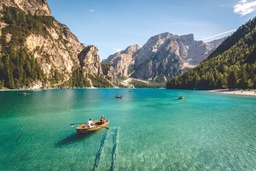
#> input picture lesson17/test.jpg, 256 x 171 px, shrunk from 720 x 480 before the run
$ jupyter execute SeamingCarving.ipynb   (shell and % lines are left out)   (older library calls are emulated)
#> lines starting #> are read from the running program, lines starting #| are printed output that depends on the picture
[cell 1]
import sys

import numpy as np
import matplotlib.pyplot as plt
from imageio import imread, imwrite
from scipy.ndimage.filters import convolve
import numba
from tqdm import trange

[cell 2]
test_du = imread('./test.jpg')
#> test_du is the input picture: shape (171, 256, 3); mean R, G, B 106.8, 143.5, 135.8
test_dv = imread('./test2.jpg')
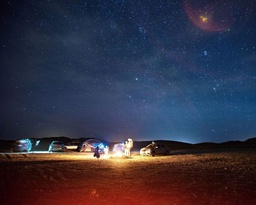
#> input picture lesson17/test2.jpg, 256 x 205 px, shrunk from 720 x 576 before the run
#> test_dv is the input picture: shape (205, 256, 3); mean R, G, B 51.8, 50.8, 68.2

plt.imshow(test_du)
plt.show()
plt.imshow(test_dv)
plt.show()

[cell 3]
def calc_energy(img):
    filter_du = np.array([
        [1.0, 2.0, 1.0],
        [0.0, 0.0, 0.0],
        [-1.0, -2.0, -1.0],
    ])
    # 这会将它从2D滤波转换为3D滤波器
    # 为每个通道：R，G，B复制相同的滤波器
    filter_du = np.stack([filter_du] * 3, axis=2)

    filter_dv = np.array([
        [1.0, 0.0, -1.0],
        [2.0, 0.0, -2.0],
        [1.0, 0.0, -1.0],
    ])
    # 这会将它从2D滤波转换为3D滤波器
    # 为每个通道：R，G，B复制相同的滤波器
    filter_dv = np.stack([filter_dv] * 3, axis=2)

    img = img.astype('float32')
    convolved = np.absolute(convolve(img, filter_du)) + np.absolute(convolve(img, filter_dv))
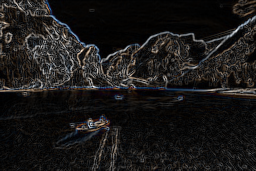
#> convolved: shape (171, 256, 3) float32; mean R, G, B 303.3, 286, 278.2; drawn with min black and max white

    # 我们将红，绿，蓝通道中的能量相加
    energy_map = convolved.sum(axis=2)

    return energy_map

[cell 4]
energy_map = calc_energy(test_du)
plt.imshow(energy_map)
plt.show()

[cell 5]
@numba.jit
def minimum_seam(img):
    r, c, _ = img.shape
    energy_map = calc_energy(img)

    M = energy_map.copy()
    backtrack = np.zeros_like(M, dtype=np.int)

    for i in range(1, r):
        for j in range(0, c):
            # 处理图像的左侧边缘，确保我们不会索引-1
            if j == 0:
                idx = np.argmin(M[i - 1, j:j + 2])
                backtrack[i, j] = idx + j
                min_energy = M[i - 1, idx + j]
            else:
                idx = np.argmin(M[i - 1, j - 1:j + 2])
                backtrack[i, j] = idx + j - 1
                min_energy = M[i - 1, idx + j - 1]

            M[i, j] += min_energy

    return M, backtrack

[cell 6]
@numba.jit
def carve_column(img):
    r, c, _ = img.shape

    M, backtrack = minimum_seam(img)

    # 创建一个(r,c)矩阵，填充值为True
    # 后面会从值为False的图像中移除所有像素
    mask = np.ones((r, c), dtype=np.bool)

    # 找到M的最后一行中的最小元素的位置
    j = np.argmin(M[-1])

    for i in reversed(range(r)):
        # 标记出需要删除的像素
        mask[i, j] = False
        j = backtrack[i, j]

    # 因为图像有3个通道，我们将蒙版转换为3D
    mask = np.stack([mask] * 3, axis=2)

    # 删除蒙版中所有标记为False的像素，
    # 将其大小重新调整为新图像的维度
    img = img[mask].reshape((r, c - 1, 3))

    return img

[cell 7]
def crop_c(img, scale_c):
#> called with scale_c = 0.5
    r, c, _ = img.shape
#> r = 171; c = 256
    new_c = int(scale_c * c)
#> new_c = 128

    for i in trange(c - new_c): # use range if you don't want to use tqdm
        img = carve_column(img)
#> this loop made 128 passes
#> pass 1, in crop_c, `img = carve_column(img)`:
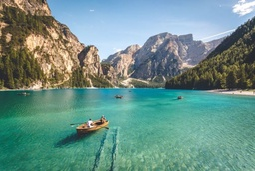
#> img: shape (171, 255, 3); mean of channels 0, 1, 2 106.8, 143.5, 135.7; drawn as R, G, B
#> pass 2, in calc_energy (call 3), `convolved = np.absolute(convolve(img, filter_du)) + np.absolute(convol..`:
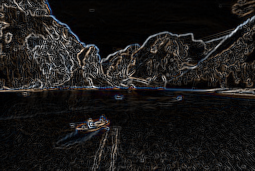
#> convolved: shape (171, 255, 3) float32; mean R, G, B 304, 286.7, 278.8; drawn with min black and max white
#> after the loop:
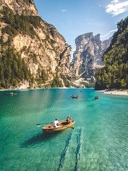
#> img: shape (171, 128, 3); mean of channels 0, 1, 2 110.3, 140.7, 127.9; drawn as R, G, B

    return img
